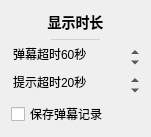
           <widget class="QWidget" name="danmakuTimerSettingsCard" native="true">
            <property name="geometry">
             <rect>
              <x>10</x>
              <y>10</y>
              <width>151</width>
              <height>131</height>
             </rect>
            </property>
            <property name="styleSheet">
             <string notr="true">#danmakuTimerSettingsCard
{
	background: #f7f7ff;
	border: none;
	border-radius: 5px;
}</string>
            </property>
            <layout class="QVBoxLayout" name="verticalLayout_15" stretch="1,0,1,1,1">
             <item>
              <widget class="QLabel" name="label_13">
               <property name="sizePolicy">
                <sizepolicy hsizetype="Preferred" vsizetype="Fixed">
                 <horstretch>0</horstretch>
                 <verstretch>0</verstretch>
                </sizepolicy>
               </property>
               <property name="styleSheet">
                <string notr="true">font-size: 14px;
font-weight: 500;</string>
               </property>
               <property name="text">
                <string>显示时长</string>
               </property>
               <property name="alignment">
                <set>Qt::AlignCenter</set>
               </property>
              </widget>
             </item>
             <item>
              <widget class="QWidget" name="widget_9" native="true">
               <property name="minimumSize">
                <size>
                 <width>0</width>
                 <height>1</height>
                </size>
               </property>
               <property name="maximumSize">
                <size>
                 <width>16777215</width>
                 <height>1</height>
                </size>
               </property>
               <property name="styleSheet">
                <string notr="true">background: lightgray;
margin: 40px;</string>
               </property>
              </widget>
             </item>
             <item>
              <widget class="QSpinBox" name="removeDanmakuIntervalSpin">
               <property name="contextMenuPolicy">
                <enum>Qt::NoContextMenu</enum>
               </property>
               <property name="layoutDirection">
                <enum>Qt::LeftToRight</enum>
               </property>
               <property name="autoFillBackground">
                <bool>false</bool>
               </property>
               <property name="styleSheet">
                <string notr="true">QSpinBox
{
	background: transparent;
}</string>
               </property>
               <property name="frame">
                <bool>false</bool>
               </property>
               <property name="alignment">
                <set>Qt::AlignLeading|Qt::AlignLeft|Qt::AlignVCenter</set>
               </property>
               <property name="suffix">
                <string>秒</string>
               </property>
               <property name="prefix">
                <string>弹幕超时</string>
               </property>
               <property name="maximum">
                <number>3600</number>
               </property>
               <property name="singleStep">
                <number>10</number>
               </property>
               <property name="value">
                <number>60</number>
               </property>
              </widget>
             </item>
             <item>
              <widget class="QSpinBox" name="removeDanmakuTipIntervalSpin">
               <property name="contextMenuPolicy">
                <enum>Qt::NoContextMenu</enum>
               </property>
               <property name="styleSheet">
                <string notr="true">QSpinBox
{
	background: transparent;
}</string>
               </property>
               <property name="frame">
                <bool>false</bool>
               </property>
               <property name="alignment">
                <set>Qt::AlignLeading|Qt::AlignLeft|Qt::AlignVCenter</set>
               </property>
               <property name="suffix">
                <string>秒</string>
               </property>
               <property name="prefix">
                <string>提示超时</string>
               </property>
               <property name="maximum">
                <number>3600</number>
               </property>
               <property name="singleStep">
                <number>5</number>
               </property>
               <property name="value">
                <number>20</number>
               </property>
              </widget>
             </item>
             <item>
              <widget class="QCheckBox" name="saveDanmakuToFileCheck">
               <property name="cursor">
                <cursorShape>PointingHandCursor</cursorShape>
               </property>
               <property name="toolTip">
                <string>保存所有弹幕历史（包含提示信息）到单独的文件</string>
               </property>
               <property name="text">
                <string>保存弹幕记录</string>
               </property>
              </widget>
             </item>
            </layout>
           </widget>
